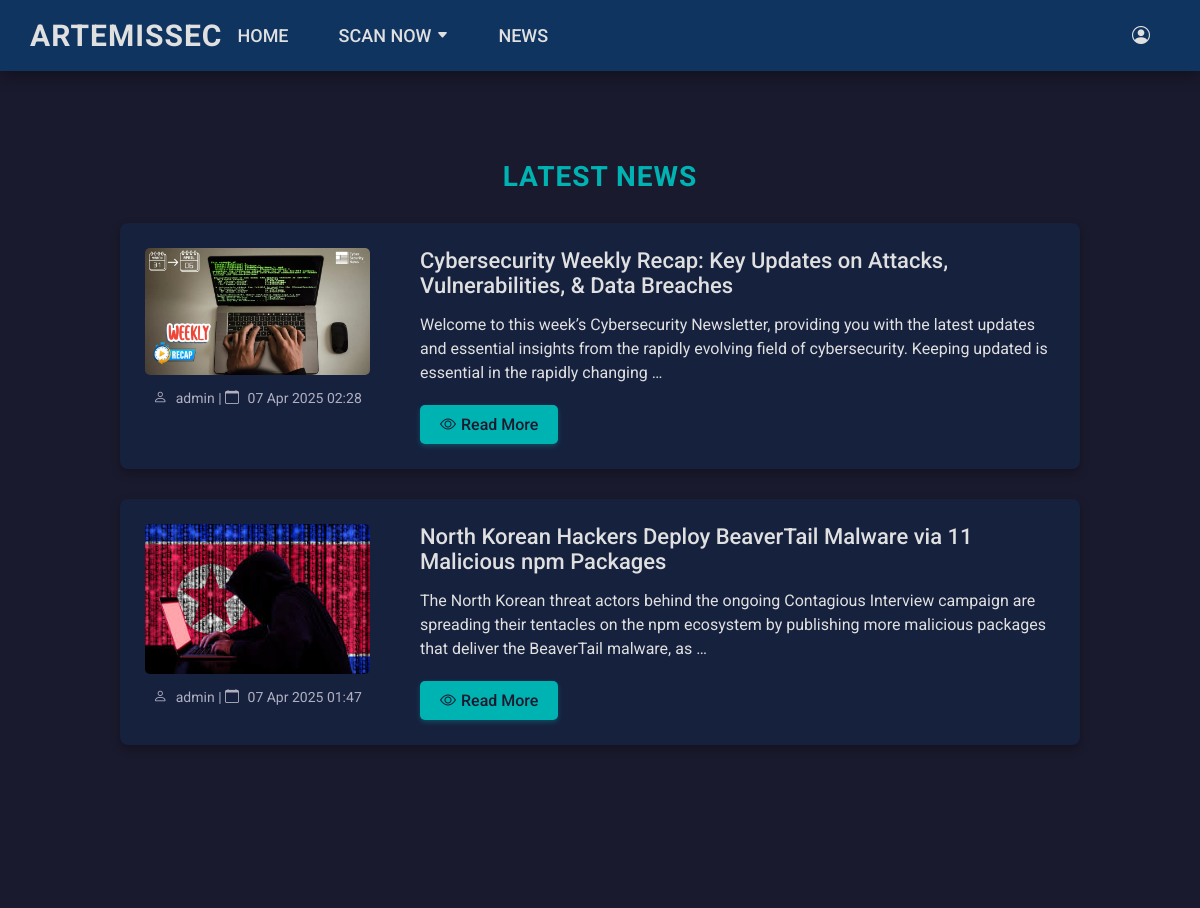
The page / on the database its author committed.
### news/models.py (models this page shows, shortened)
class News(models.Model):
    title = models.CharField(max_length=200)
    content = models.TextField()
    image = models.ImageField(upload_to='news_images/', blank=True, null=True)
    author = models.ForeignKey(settings.AUTH_USER_MODEL, on_delete=models.CASCADE)
    created_at = models.DateTimeField(auto_now_add=True)
    updated_at = models.DateTimeField(auto_now=True)

### authentication/models.py (models this page shows, shortened)
class CustomUser(AbstractUser):
    first_name = models.CharField(max_length=30, verbose_name="First Name")
    last_name = models.CharField(max_length=30, verbose_name="Last Name")
    birth_date = models.DateField(null=True, blank=True, verbose_name="Date of Birth")
    registration_date = models.DateTimeField(auto_now_add=True, verbose_name="Registration Date")
    last_login = models.DateTimeField(null=True, blank=True, verbose_name="Last Login", auto_now=True)  # Nuevo campo
    ACADEMIC_LEVEL_CHOICES = [
        ('student', 'Student'),
        ('professional', 'Professional'),
        ('other', 'Other'),
    ]
    academic_level = models.CharField(
        max_length=20,
        choices=ACADEMIC_LEVEL_CHOICES,
        default='student',
        verbose_name="Academic Level"
    )
    groups = models.ManyToManyField(
        'auth.Group',
        related_name='customuser_groups',  # Unique reverse accessor name
        blank=True,
        help_text='The groups this user belongs to.',
        related_query_name='customuser'
    )
    user_permissions = models.ManyToManyField(
        'auth.Permission',
        related_name='customuser_permissions',  # Unique reverse accessor name
        blank=True,
        help_text='Specific permissions for this user.',
        related_query_name='customuser'
    )

### news/views.py (the view)
# urls.py: path('', NewsListView.as_view(), name='home'),
class NewsListView(ListView):
    model = News
    template_name = 'news/home.html'
    context_object_name = 'news_list'
    ordering = ['-created_at']  # Sort by descending date

### news/templates/news/home.html (shortened to what this page needs)
{% extends 'base.html' %}
{% load static %}
{% block extra_css %}
    <link rel="stylesheet" href="{% static 'css/news.css' %}">
{% endblock %}
{% block content %}
    <div class="news-container">
        <h1>Latest News</h1>
        <div id="news-list">
            {% for news in news_list %}
                <div class="news-box" data-id="{{ news.pk }}">
                    <div class="news-image-section">
                        {% if news.image %}
                            <img src="{{ news.image.url }}" alt="{{ news.title }}" class="news-image">
                        {% else %}
                            <div class="news-placeholder">No Image</div>
                        {% endif %}
                        <p class="news-meta">
                            <i class="bi bi-person"></i> {{ news.author.username }} |
                            <i class="bi bi-calendar"></i> {{ news.created_at|date:"d M Y H:i" }}
                        </p>
                    </div>
                    <div class="news-details">
                        <h2 class="news-title">{{ news.title }}</h2>
                        <p class="news-excerpt">{{ news.content|truncatewords_html:30|safe }}</p>
                        <a href="{% url 'news_detail' news.pk %}" class="btn-news">
                            <i class="bi bi-eye"></i> Read More
                        </a>
                    </div>
                </div>
            {% empty %}
                <p class="no-news">No news available.</p>
            {% endfor %}
        </div>
    </div>
{% endblock %}

### static/css/styles.css (style rules this page uses)
* { margin: 0; padding: 0; box-sizing: border-box; font-family: 'Roboto', sans-serif; }
body { background-color: #1a1a2e; color: #e0e0e0; min-height: 100vh; margin: 0; padding: 0; }

### news/static/css/news.css (style rules this page uses)
.news-container, .news-detail-container { width: 100%; max-width: 1000px; margin: 140px auto 20px; padding: 20px; background-color: #1a1a2e; font-family: 'Roboto', sans-serif; color: #e0e0e0; display: flex; flex-direction: column; align-items: center; }
.news-container h1, .news-detail-box h1, .create-news-box h1 { color: #00b3b3; font-size: 28px; margin-bottom: 30px; text-transform: uppercase; letter-spacing: 1px; text-align: center; animation: fadeIn 0.5s ease; }
.news-box { width: 100%; background-color: #16213e; border-radius: 8px; box-shadow: 0 4px 10px rgba(0, 0, 0, 0.3); margin-bottom: 30px; padding: 25px; display: flex; align-items: flex-start; transition: transform 0.3s ease, box-shadow 0.3s ease; opacity: 0; animation: fadeInUp 0.5s ease forwards; }
.news-image-section { flex: 0 0 250px; padding-right: 25px; display: flex; flex-direction: column; align-items: center; }
.news-image { max-width: 100%; max-height: 150px; object-fit: cover; border-radius: 5px; margin-bottom: 15px; }
.news-meta { color: #b0b0c0; font-size: 14px; text-align: center; }
.news-meta i { margin-right: 5px; }
.news-details { flex: 1; padding-left: 25px; display: flex; flex-direction: column; }
.news-title { color: #e0e0e0; font-size: 22px; font-weight: 500; margin: 0 0 15px 0; transition: color 0.3s ease; }
.news-excerpt { color: #e0e0e0; font-size: 16px; line-height: 1.5; margin-bottom: 20px; }
.btn-news { display: inline-flex; align-items: center; gap: 5px; background-color: #00b3b3; color: #1a1a2e; padding: 10px 20px; border-radius: 5px; text-decoration: none; font-size: 16px; font-weight: 500; transition: background-color 0.3s ease, transform 0.2s ease; box-shadow: 0 2px 5px rgba(0, 179, 179, 0.3); width: fit-content; }

### rows shown on the page
News: image (picture), author.username "admin", created_at "07 Apr 2025 02:28", title "Cybersecurity Weekly Recap: Key Updates on Attacks, Vulnerabilities, & Data Breaches", content "Welcome to this week’s Cybersecurity Newsletter, providing you with the latest updates and essential insights from the rapidly evolving field of cybersecurity. Keeping updated is essential in the rapidly changing …"
News: image (picture), author.username "admin", created_at "07 Apr 2025 01:47", title "North Korean Hackers Deploy BeaverTail Malware via 11 Malicious npm Packages", content "The North Korean threat actors behind the ongoing Contagious Interview campaign are spreading their tentacles on the npm ecosystem by publishing more malicious packages that deliver the BeaverTail malware, as …"
